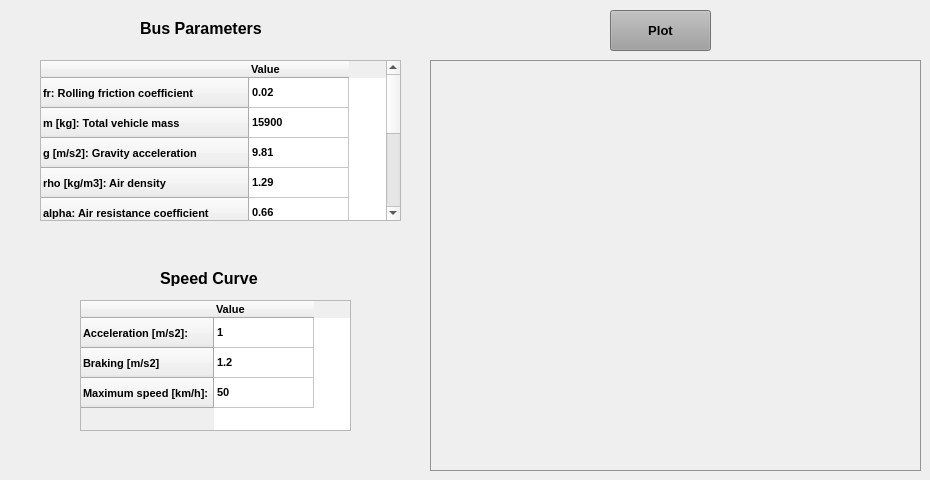
    <widget class="QWidget" name="BusGeneralDataTab">
     <property name="styleSheet">
      <string notr="true"/>
     </property>
     <attribute name="title">
      <string>Bus General Data</string>
     </attribute>
     <widget class="QTableWidget" name="BusParametersTable">
      <property name="geometry">
       <rect>
        <x>40</x>
        <y>60</y>
        <width>361</width>
        <height>161</height>
       </rect>
      </property>
      <property name="styleSheet">
       <string notr="true"/>
      </property>
      <row>
       <property name="text">
        <string>fr: Rolling friction coefficient</string>
       </property>
       <property name="font">
        <font>
         <family>MS Sans Serif</family>
         <pointsize>8</pointsize>
         <weight>75</weight>
         <bold>true</bold>
        </font>
       </property>
      </row>
      <row>
       <property name="text">
        <string>m [kg]: Total vehicle mass</string>
       </property>
       <property name="font">
        <font>
         <family>MS Sans Serif</family>
         <pointsize>8</pointsize>
         <weight>75</weight>
         <bold>true</bold>
        </font>
       </property>
      </row>
      <row>
       <property name="text">
        <string>g [m/s2]: Gravity acceleration</string>
       </property>
       <property name="font">
        <font>
         <family>MS Sans Serif</family>
         <pointsize>8</pointsize>
         <weight>75</weight>
         <bold>true</bold>
        </font>
       </property>
      </row>
      <row>
       <property name="text">
        <string>rho [kg/m3]: Air density</string>
       </property>
       <property name="font">
        <font>
         <family>MS Sans Serif</family>
         <pointsize>8</pointsize>
         <weight>75</weight>
         <bold>true</bold>
        </font>
       </property>
      </row>
      <row>
       <property name="text">
        <string>alpha: Air resistance coefficient</string>
       </property>
       <property name="font">
        <font>
         <family>MS Sans Serif</family>
         <pointsize>8</pointsize>
         <weight>75</weight>
         <bold>true</bold>
        </font>
       </property>
      </row>
      <row>
       <property name="text">
        <string>A [m2]: Front area of the vehicle</string>
       </property>
       <property name="font">
        <font>
         <family>MS Sans Serif</family>
         <pointsize>8</pointsize>
         <weight>75</weight>
         <bold>true</bold>
        </font>
       </property>
      </row>
      <row>
       <property name="text">
        <string>Paux [kW]: Auxiliary load consumption</string>
       </property>
       <property name="font">
        <font>
         <family>MS Sans Serif</family>
         <pointsize>8</pointsize>
         <weight>75</weight>
         <bold>true</bold>
        </font>
       </property>
      </row>
      <row>
       <property name="text">
        <string>nout [%] : Consumption efficiency</string>
       </property>
       <property name="font">
        <font>
         <family>MS Sans Serif</family>
         <pointsize>8</pointsize>
         <weight>75</weight>
         <bold>true</bold>
        </font>
       </property>
      </row>
      <row>
       <property name="text">
        <string>nin [%]: Regeneration efficiency</string>
       </property>
       <property name="font">
        <font>
         <family>MS Sans Serif</family>
         <pointsize>8</pointsize>
         <weight>75</weight>
         <bold>true</bold>
        </font>
       </property>
      </row>
      <column>
       <property name="text">
        <string>Value</string>
       </property>
       <property name="font">
        <font>
         <family>MS Sans Serif</family>
         <pointsize>8</pointsize>
         <weight>75</weight>
         <bold>true</bold>
        </font>
       </property>
       <property name="textAlignment">
        <set>AlignLeading|AlignVCenter</set>
       </property>
      </column>
      <item row="0" column="0">
       <property name="text">
        <string>0.02</string>
       </property>
       <property name="font">
        <font>
         <family>MS Sans Serif</family>
         <pointsize>8</pointsize>
         <weight>75</weight>
         <bold>true</bold>
        </font>
       </property>
      </item>
      <item row="1" column="0">
       <property name="text">
        <string>15900</string>
       </property>
       <property name="font">
        <font>
         <family>MS Sans Serif</family>
         <pointsize>8</pointsize>
         <weight>75</weight>
         <bold>true</bold>
        </font>
       </property>
      </item>
      <item row="2" column="0">
       <property name="text">
        <string>9.81</string>
       </property>
       <property name="font">
        <font>
         <family>MS Sans Serif</family>
         <pointsize>8</pointsize>
         <weight>75</weight>
         <bold>true</bold>
        </font>
       </property>
      </item>
      <item row="3" column="0">
       <property name="text">
        <string>1.29</string>
       </property>
       <property name="font">
        <font>
         <family>MS Sans Serif</family>
         <pointsize>8</pointsize>
         <weight>75</weight>
         <bold>true</bold>
        </font>
       </property>
      </item>
      <item row="4" column="0">
       <property name="text">
        <string>0.66</string>
       </property>
       <property name="font">
        <font>
         <family>MS Sans Serif</family>
         <pointsize>8</pointsize>
         <weight>75</weight>
         <bold>true</bold>
        </font>
       </property>
      </item>
      <item row="5" column="0">
       <property name="text">
        <string>8.28</string>
       </property>
       <property name="font">
        <font>
         <family>MS Sans Serif</family>
         <pointsize>8</pointsize>
         <weight>75</weight>
         <bold>true</bold>
        </font>
       </property>
      </item>
      <item row="6" column="0">
       <property name="text">
        <string>5.03</string>
       </property>
       <property name="font">
        <font>
         <family>MS Sans Serif</family>
         <pointsize>8</pointsize>
         <weight>75</weight>
         <bold>true</bold>
        </font>
       </property>
      </item>
      <item row="7" column="0">
       <property name="text">
        <string>85</string>
       </property>
       <property name="font">
        <font>
         <family>MS Sans Serif</family>
         <pointsize>8</pointsize>
         <weight>75</weight>
         <bold>true</bold>
        </font>
       </property>
      </item>
      <item row="8" column="0">
       <property name="text">
        <string>75</string>
       </property>
       <property name="font">
        <font>
         <family>MS Sans Serif</family>
         <pointsize>8</pointsize>
         <weight>75</weight>
         <bold>true</bold>
        </font>
       </property>
      </item>
     </widget>
     <widget class="QTableWidget" name="SpeedCurveTable">
      <property name="geometry">
       <rect>
        <x>80</x>
        <y>300</y>
        <width>271</width>
        <height>131</height>
       </rect>
      </property>
      <row>
       <property name="text">
        <string>Acceleration [m/s2]:</string>
       </property>
       <property name="font">
        <font>
         <family>MS Sans Serif</family>
         <pointsize>8</pointsize>
         <weight>75</weight>
         <bold>true</bold>
        </font>
       </property>
      </row>
      <row>
       <property name="text">
        <string>Braking [m/s2]</string>
       </property>
       <property name="font">
        <font>
         <family>MS Sans Serif</family>
         <pointsize>8</pointsize>
         <weight>75</weight>
         <bold>true</bold>
        </font>
       </property>
      </row>
      <row>
       <property name="text">
        <string>Maximum speed [km/h]: </string>
       </property>
       <property name="font">
        <font>
         <family>MS Sans Serif</family>
         <pointsize>8</pointsize>
         <weight>75</weight>
         <bold>true</bold>
        </font>
       </property>
      </row>
      <column>
       <property name="text">
        <string>Value</string>
       </property>
       <property name="font">
        <font>
         <family>MS Sans Serif</family>
         <pointsize>8</pointsize>
         <weight>75</weight>
         <bold>true</bold>
        </font>
       </property>
       <property name="textAlignment">
        <set>AlignLeading|AlignVCenter</set>
       </property>
      </column>
      <item row="0" column="0">
       <property name="text">
        <string>1</string>
       </property>
       <property name="font">
        <font>
         <family>MS Sans Serif</family>
         <pointsize>8</pointsize>
         <weight>75</weight>
         <bold>true</bold>
        </font>
       </property>
      </item>
      <item row="1" column="0">
       <property name="text">
        <string>1.2</string>
       </property>
       <property name="font">
        <font>
         <family>MS Sans Serif</family>
         <pointsize>8</pointsize>
         <weight>75</weight>
         <bold>true</bold>
        </font>
       </property>
      </item>
      <item row="2" column="0">
       <property name="text">
        <string>50</string>
       </property>
       <property name="font">
        <font>
         <family>MS Sans Serif</family>
         <pointsize>8</pointsize>
         <weight>75</weight>
         <bold>true</bold>
        </font>
       </property>
      </item>
     </widget>
     <widget class="QLabel" name="BusParameterLabel">
      <property name="geometry">
       <rect>
        <x>140</x>
        <y>20</y>
        <width>151</width>
        <height>16</height>
       </rect>
      </property>
      <property name="font">
       <font>
        <family>MS Sans Serif</family>
        <pointsize>12</pointsize>
        <weight>75</weight>
        <bold>true</bold>
       </font>
      </property>
      <property name="text">
       <string>Bus Parameters</string>
      </property>
     </widget>
     <widget class="QLabel" name="SpeedCurveLabel">
      <property name="geometry">
       <rect>
        <x>160</x>
        <y>270</y>
        <width>131</width>
        <height>16</height>
       </rect>
      </property>
      <property name="font">
       <font>
        <family>MS Sans Serif</family>
        <pointsize>12</pointsize>
        <weight>75</weight>
        <bold>true</bold>
       </font>
      </property>
      <property name="text">
       <string>Speed Curve</string>
      </property>
     </widget>
     <widget class="QPushButton" name="PlotBusGenDataButton">
      <property name="geometry">
       <rect>
        <x>610</x>
        <y>10</y>
        <width>101</width>
        <height>41</height>
       </rect>
      </property>
      <property name="font">
       <font>
        <family>MS Sans Serif</family>
        <pointsize>10</pointsize>
        <weight>75</weight>
        <bold>true</bold>
       </font>
      </property>
      <property name="statusTip">
       <string>Push to plot the Speed and Distance Curve</string>
      </property>
      <property name="styleSheet">
       <string notr="true">background-color: rgb(159, 159, 159);</string>
      </property>
      <property name="text">
       <string>Plot</string>
      </property>
     </widget>
     <widget class="QFrame" name="BusGenDataFrame">
      <property name="geometry">
       <rect>
        <x>430</x>
        <y>60</y>
        <width>491</width>
        <height>411</height>
       </rect>
      </property>
      <property name="palette">
       <palette>
        <active>
         <colorrole role="Button">
          <brush brushstyle="SolidPattern">
           <color alpha="255">
            <red>191</red>
            <green>191</green>
            <blue>191</blue>
           </color>
          </brush>
         </colorrole>
         <colorrole role="Base">
          <brush brushstyle="SolidPattern">
           <color alpha="255">
            <red>191</red>
            <green>191</green>
            <blue>191</blue>
           </color>
          </brush>
         </colorrole>
         <colorrole role="Window">
          <brush brushstyle="SolidPattern">
           <color alpha="255">
            <red>191</red>
            <green>191</green>
            <blue>191</blue>
           </color>
          </brush>
         </colorrole>
        </active>
        <inactive>
         <colorrole role="Button">
          <brush brushstyle="SolidPattern">
           <color alpha="255">
            <red>191</red>
            <green>191</green>
            <blue>191</blue>
           </color>
          </brush>
         </colorrole>
         <colorrole role="Base">
          <brush brushstyle="SolidPattern">
           <color alpha="255">
            <red>191</red>
            <green>191</green>
            <blue>191</blue>
           </color>
          </brush>
         </colorrole>
         <colorrole role="Window">
          <brush brushstyle="SolidPattern">
           <color alpha="255">
            <red>191</red>
            <green>191</green>
            <blue>191</blue>
           </color>
          </brush>
         </colorrole>
        </inactive>
        <disabled>
         <colorrole role="Button">
          <brush brushstyle="SolidPattern">
           <color alpha="255">
            <red>191</red>
            <green>191</green>
            <blue>191</blue>
           </color>
          </brush>
         </colorrole>
         <colorrole role="Base">
          <brush brushstyle="SolidPattern">
           <color alpha="255">
            <red>191</red>
            <green>191</green>
            <blue>191</blue>
           </color>
          </brush>
         </colorrole>
         <colorrole role="Window">
          <brush brushstyle="SolidPattern">
           <color alpha="255">
            <red>191</red>
            <green>191</green>
            <blue>191</blue>
           </color>
          </brush>
         </colorrole>
        </disabled>
       </palette>
      </property>
      <property name="accessibleName">
       <string>.csv</string>
      </property>
      <property name="frameShape">
       <enum>QFrame::StyledPanel</enum>
      </property>
      <property name="frameShadow">
       <enum>QFrame::Plain</enum>
      </property>
      <widget class="QWidget" name="SpeedCurveWidget" native="true">
       <property name="geometry">
        <rect>
         <x>19</x>
         <y>19</y>
         <width>451</width>
         <height>171</height>
        </rect>
       </property>
      </widget>
      <widget class="QWidget" name="DistanceCurveWidget" native="true">
       <property name="geometry">
        <rect>
         <x>20</x>
         <y>220</y>
         <width>451</width>
         <height>171</height>
        </rect>
       </property>
      </widget>
     </widget>
    </widget>
